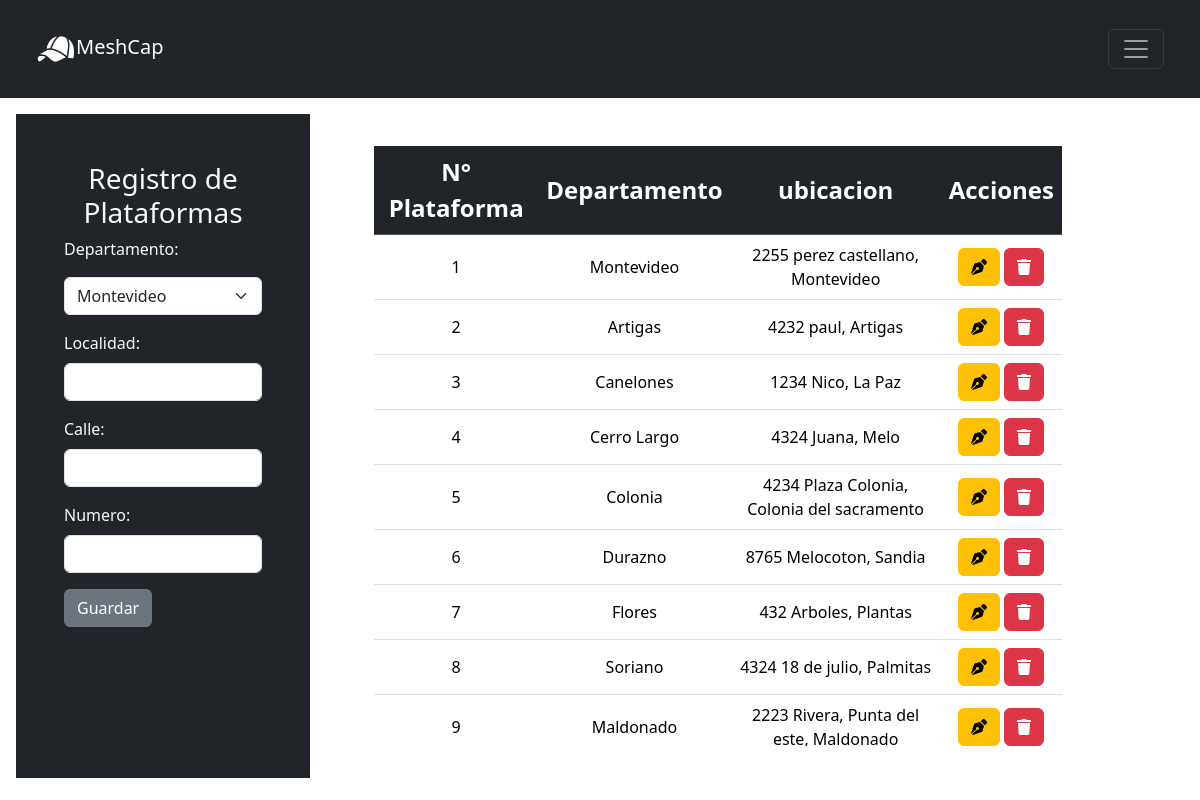
The page /src/BACKOFFICE/VISTA/crudPlataformas.php on the database as committed earlier.
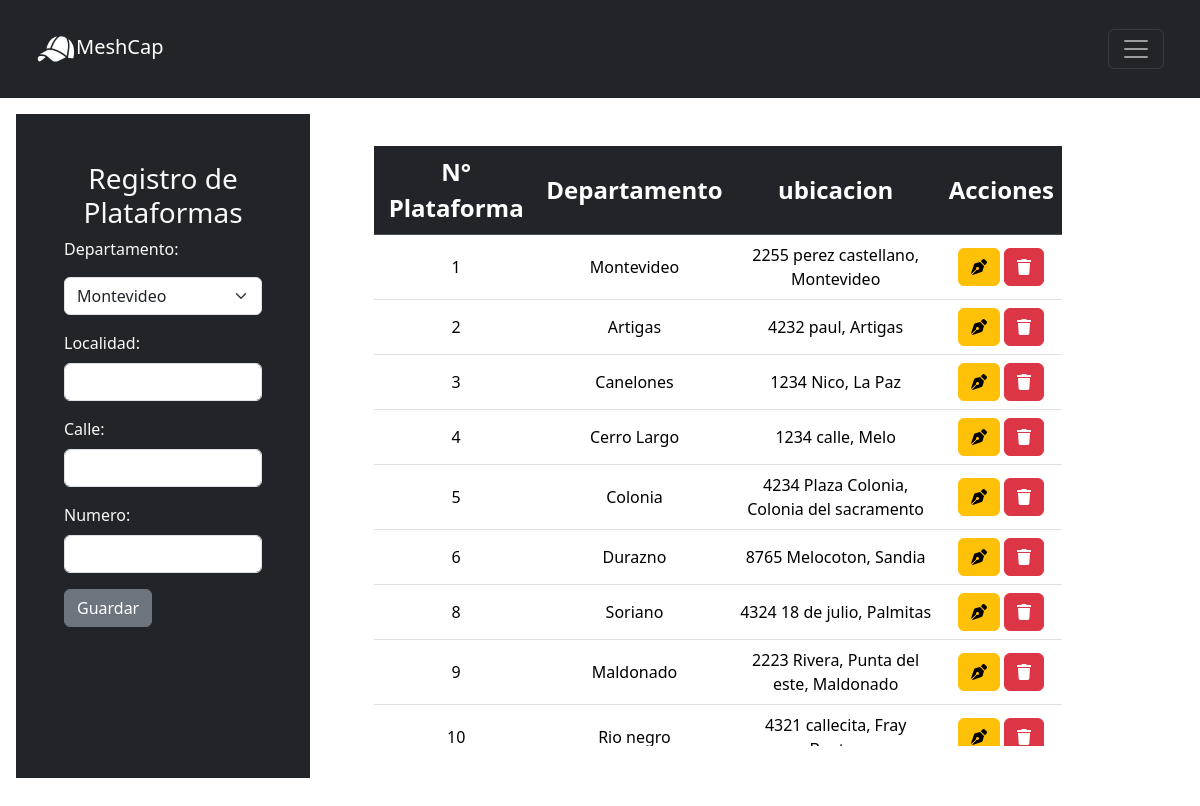
The same page on the database as committed later.
### tables this page shows
CREATE TABLE `plataforma` (
  `id_plataforma` int(11) NOT NULL,
  `nombre` varchar(50) DEFAULT NULL,
  `ubicacion` varchar(255) NOT NULL
);

### src/BACKOFFICE/VISTA/crudPlataformas.php (the view, shortened to what this page needs)
<?php require('../../db.php'); ?>
<!DOCTYPE html>
<html lang="en">
<head>
    <link rel="stylesheet" href ="../CSS/stylesCrudPaquetes.css">
    <link href="https://cdn.jsdelivr.net/npm/bootstrap@5.3.2/dist/css/bootstrap.min.css" rel="stylesheet">
</head>
<body>
<nav class="navbar navbar-dark bg-dark p-4 ">
    <div class="container-fluid">
      <a class="navbar-brand" href="backoffice.html" id="logo"><img src="../../IMAGES/gorraBlanca.png" height="40" alt="">MeshCap</a>
        <button class="navbar-toggler" type="button" data-bs-toggle="offcanvas" data-bs-target="#offcanvasDarkNavbar" aria-controls="offcanvasDarkNavbar" aria-label="Toggle navigation">
          <span class="navbar-toggler-icon"></span>
        </button>
  </div>
</nav>
    <div class="container-fluid row" $id="container-total">
      <form action="../CONTROLADOR/saveCruds.php" method="POST" class="col-3 p-5 m-3 bg-dark text-light">
        <div class="mb-3">
          <h3 class ="text-light text-center">Registro de Plataformas</h3>
            <label for="exampleInputEmail1" class="form-label mb-3">Departamento:</label>
              <select class="form-select mb-3" aria-label="Default select example" name="departamento" required>
                <option value="Montevideo" selected>Montevideo</option>
              </select>
            <div class="mb-3">
              <label for="exampleInputPassword1" class="form-label">Localidad:</label>
                <input type="text" class="form-control" id="exampleInputPassword1" name="localidad" required>
            </div>
            <div class="mb-3">
              <label for="exampleInputPassword1" class="form-label">Calle:</label>
                <input type="text" class="form-control" id="exampleInputPassword1" name="calle" required>
            </div>
            <div class="mb-3">
                <label for="exampleInputPassword1" class="form-label">Numero:</label>
                  <input type="text" class="form-control" id="exampleInputPassword1" name="numero" required>
            </div>
              <button type="submit" class="btn btn-secondary " name="guardar_plataforma">Guardar</button>
      </form>
        </div>
        <div class="col-8 p-5 text-center">
          <div style="max-height: 600px; overflow-y: auto;">
              <table class="table col-8">
              <thead class="table-dark fs-4">
                  <tr class="align-middle">
                    <th scope="col">N° Plataforma</th>
                    <th scope="col">Departamento</th>
                    <th scope="col">ubicacion</th>
                    <th scope="col">Acciones</th>
                  </tr>
              </thead>
              <tbody>
                    <?php
                    $query = "SELECT * FROM plataforma";
                    $plataforma = mysqli_query($conn,$query);
                    while($fila = mysqli_fetch_array($plataforma)){ ?>
                            <tr class="align-middle">
                                <td><?php echo $fila['id_plataforma']?></td>
                                <td><?php echo $fila['nombre']?></td>
                                <td><?php echo $fila['ubicacion']?></td>
                                 <td class="align-middle">
                                 <a href="../VISTA/editPlataformas.php?id_plataforma=<?php echo $fila['id_plataforma']; ?>" class="btn btn-small btn-warning"><i class="fas fa-pen-nib"></i></a>
                                 <a href="../CONTROLADOR/deleteCruds.php?id_plataforma=<?php echo $fila['id_plataforma']; ?>" class="btn btn-small btn-danger"><i class="fas fa-trash"></i></a>
                                </td>
                            </tr>
                    <?php } ?>
                </tbody>
            </table>
          </div>
    </div>
  <script defer src="https://use.fontawesome.com/releases/v5.15.4/js/all.js"></script></body>
</html>

Rows that differ between the two databases and show on the page:
removed plataforma: id_plataforma "7", nombre "Flores", ubicacion "432 Arboles, Plantas"
changed plataforma "Cerro Largo": ubicacion "4324 Juana, Melo" → "1234 calle, Melo"
added plataforma: id_plataforma "10", nombre "Rio negro", ubicacion "4321 callecita, Fray…"
